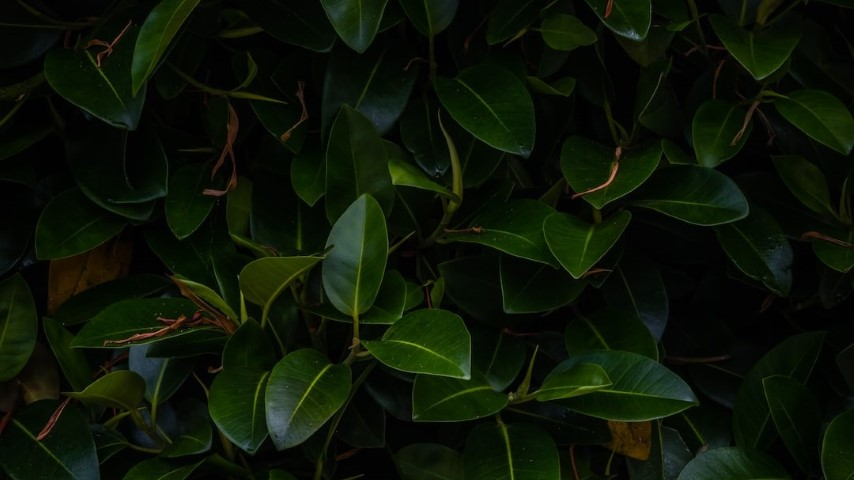
#> input picture 1.jpg, 854 x 480 px
$ python -i preprocessing.py   (imports and definitions only)   (older library calls are emulated)
#> lines starting #> are read from the running program, lines starting #| are printed output that depends on the picture; after the words box and inside, x2 and y2 are one past the last pixel; in counts of white or black regions, pixels touching at a corner belong together
import cv2
from skimage.feature import local_binary_pattern , greycomatrix , greycoprops
import numpy as np

def preprocessing(myfile):
    '''
    input params:
    filename : path of the file that we want to process

    Output params:
    l : Feature vector
    '''
#> called with myfile = '../1.jpg'
    print("fileee ----------------",myfile,type(myfile))
    src = cv2.imread(str(myfile))
#> src is the input picture: shape (480, 854, 3); mean B, G, R 6.5, 20.1, 12.1

    img = cv2.cvtColor(src, cv2.COLOR_BGR2RGB)

    #Preprocessing


    gs = cv2.cvtColor(img,cv2.COLOR_RGB2GRAY)
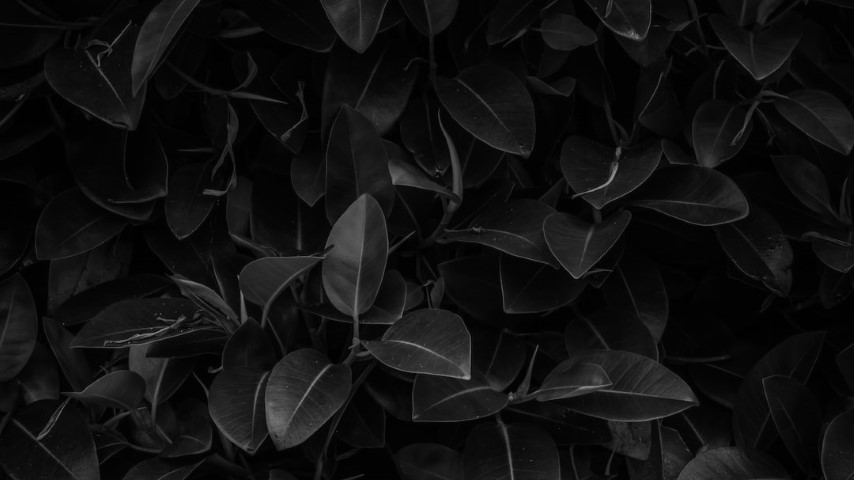
#> gs: shape (480, 854); min 0, max 156, mean 16.2
    blur = cv2.GaussianBlur(gs, (25,25),0)
    ret_otsu,im_bw_otsu = cv2.threshold(blur,0,255,cv2.THRESH_BINARY_INV+cv2.THRESH_OTSU)
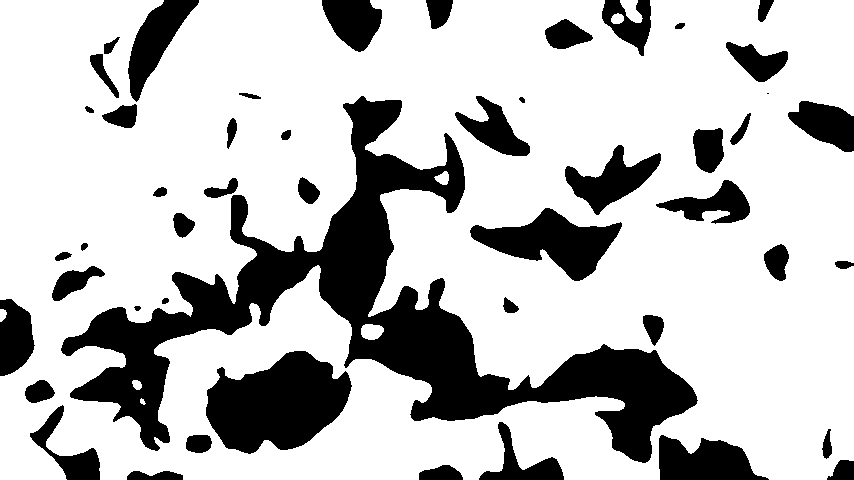
#> im_bw_otsu: shape (480, 854); 75.5% white; 49 black regions (1 under 20 px), largest, box (x1, y1, x2, y2) and area: (61, 96, 698, 463) 49345, (206, 351, 352, 454) 10117, (470, 208, 622, 281) 5196
#> ret_otsu = 22
    kernel = np.ones((50,50),np.uint8)
    closing = cv2.morphologyEx(im_bw_otsu, cv2.MORPH_CLOSE, kernel)
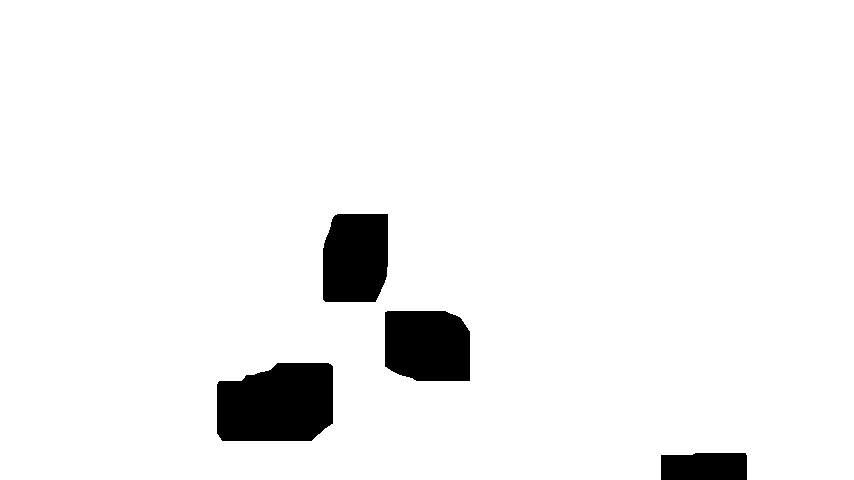
#> closing: shape (480, 854); 94.8% white; 4 black regions

    #Shape features
    contours, _ = cv2.findContours(closing,cv2.RETR_TREE,cv2.CHAIN_APPROX_SIMPLE)
#> contours = 4 contours; box (x1, y1, x2, y2) and area: (0, 0, 854, 480) 406308, (216, 362, 334, 442) 8199, (384, 310, 471, 382) 5692, (322, 213, 389, 303) 5478
    cnt = contours[0]
#> cnt = contour of 16 points, box (x1, y1, x2, y2) (0, 0, 854, 480), area 406308
    M = cv2.moments(cnt)
#> M = moments, m00 406308.5, centre m10/m00, m01/m00 = (424.9, 238.2)
    area = cv2.contourArea(cnt)
#> area = 406308.5
    if area==0:
        return "Invalid"
    perimeter = cv2.arcLength(cnt,True)
#> perimeter = 2715.1
    x,y,w,h = cv2.boundingRect(cnt)
#> x = 0; y = 0; w = 854; h = 480
    aspect_ratio = float(w)/h
#> aspect_ratio = 1.78


    #Color features
    #can set rgb from 0-255, and by setting it to 1, we only get 1/255 of the chosen color,
    #where 0 is black and 255 is red/green/blue. Depending on oour sight, will have to enter
    #a higher number in order to see the actual color.
    red_channel = img[:,:,0]
    green_channel = img[:,:,1] #show the intensities of green channe
    blue_channel = img[:,:,2]
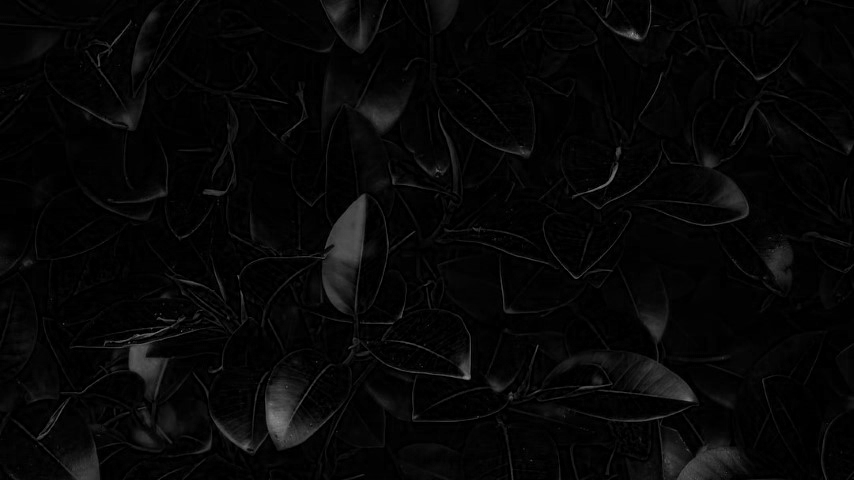
#> blue_channel: shape (480, 854); min 0, max 154, mean 6.5

    blue_channel[blue_channel == 255] = 0
    green_channel[green_channel == 255] = 0
    red_channel[red_channel == 255] = 0

    red_mean = np.mean(red_channel)
#> red_mean = 12.11
    green_mean = np.mean(green_channel)
#> green_mean = 20.13
    blue_mean = np.mean(blue_channel)
#> blue_mean = 6.46
    #standard deviation for colour feature from the image.
    red_std = np.std(red_channel)
#> red_std = 14.34
    green_std = np.std(green_channel)
#> green_std = 18.69
    blue_std = np.std(blue_channel)
#> blue_std = 11.43

    #amt.of green color in the image
    gr = cv2.cvtColor(img, cv2.COLOR_BGR2HSV)
#> gr: shape (480, 854, 3); mean H, S, V 65, 176.9, 20.7
    boundaries = [([30,0,0],[70,255,255])]
    for (lower, upper) in boundaries:
        mask = cv2.inRange(gr, (36, 0, 0), (70, 255,255))
        ratio_green = cv2.countNonZero(mask)/(img.size/3)
        f1=np.round(ratio_green, 2)
#> this loop made 1 pass
#> (ratio_green, f1) on pass 1: (0.508, 0.51)
#> pass 1, in preprocessing, `mask = cv2.inRange(gr, (36, 0, 0), (70, 255,255))`:
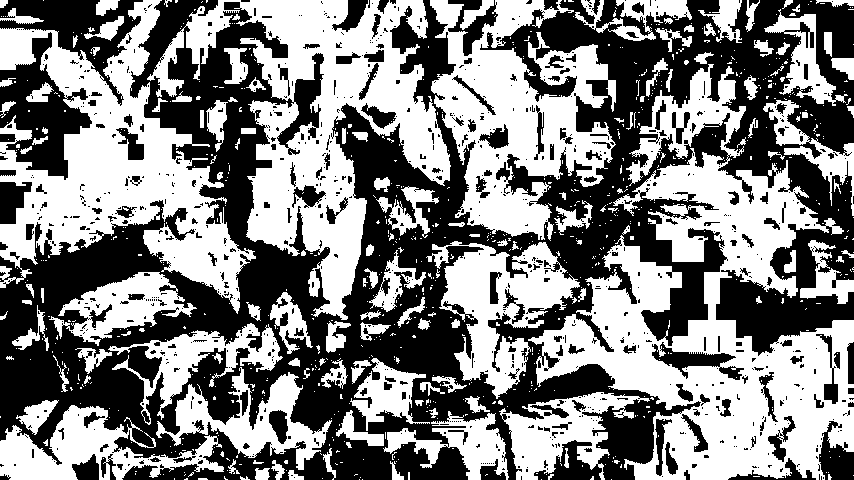
#> mask: shape (480, 854); 50.8% white; 906 black regions (732 under 20 px), largest, box (x1, y1, x2, y2) and area: (0, 0, 854, 480) 168011, (0, 32, 92, 180) 5963, (0, 0, 143, 106) 4953
    #amt. of non green part of the image
    f2=1-f1
#> f2 = 0.49

    #Texture features using grey level cooccurance matrix
    img=cv2.cvtColor(img, cv2.COLOR_BGR2GRAY)
#> img: shape (480, 854)
    g=greycomatrix(img, [1], [0, np.pi/4, np.pi/2, 3*np.pi/4])

    #with the help of glcm find the contrast
    contrast = greycoprops(g, 'contrast')
#> contrast = [[25.95, 48.11, 28.62, 43.13]]
    f4=contrast[0][0]+contrast[0][1]+contrast[0][2]+contrast[0][3]
#> f4 = 145.8
    #[0][3] represent no. of times grey level 3 appears at the right of 0


    #with the help of glcm find the dissimilarity
    dissimilarity = greycoprops(g, prop='dissimilarity')
#> dissimilarity = [[2.28, 3.11, 2.32, 3.05]]
    f5=dissimilarity[0][0]+dissimilarity[0][1]+dissimilarity[0][2]+dissimilarity[0][3]
#> f5 = 10.77

    #with the help of glcm find the homogeneity
    homogeneity = greycoprops(g, prop='homogeneity')
#> homogeneity = [[0.542, 0.465, 0.532, 0.462]]
    f6=homogeneity[0][0]+homogeneity[0][1]+homogeneity[0][2]+homogeneity[0][3]
#> f6 = 2

    #with the help of glcm find the energy.
    energy = greycoprops(g, prop='energy')
#> energy = [[0.102, 0.0888, 0.1, 0.0882]]
    f7=energy[0][0]+energy[0][1]+energy[0][2]+energy[0][3]
#> f7 = 0.379


    #with the help of glcm find the correlation
    correlation = greycoprops(g,prop= 'correlation')
#> correlation = [[0.943, 0.893, 0.937, 0.904]]
    f8=correlation[0][0]+correlation[0][1]+correlation[0][2]+correlation[0][3]
#> f8 = 3.68


    l = {'area':area, 'perimeter': perimeter,'red_mean': red_mean, 'green_mean': green_mean,
    'blue_mean': blue_mean,'f1': f1,'f2': f2,'red_std': red_std,'green_std': green_std,'blue_std': blue_std,
        'f4':f4,'f5':f5,'f6':f6,'f7':f7,'f8':f8}
    return l

>>> result = preprocessing('../1.jpg')
#> result = 15 items
